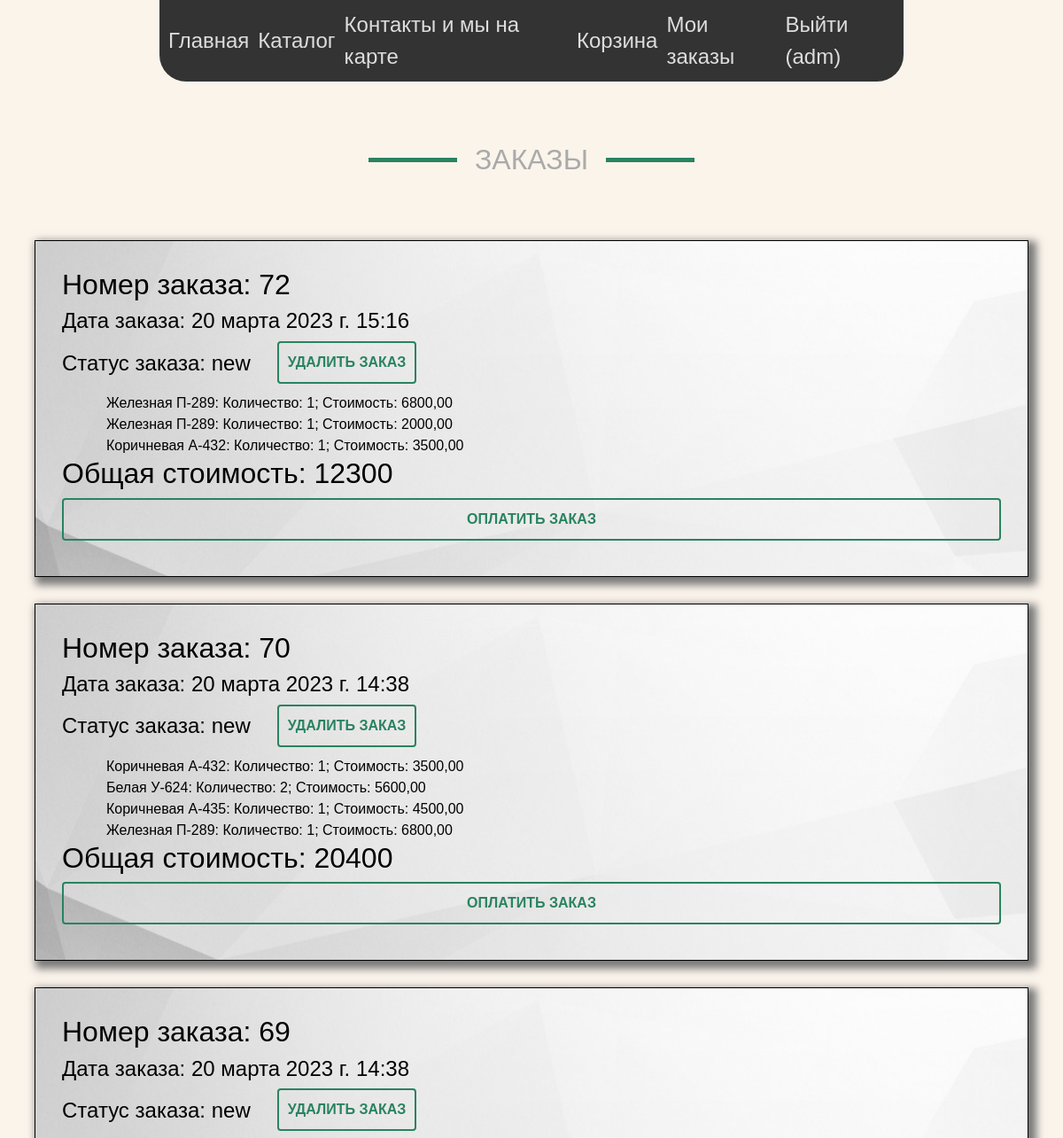
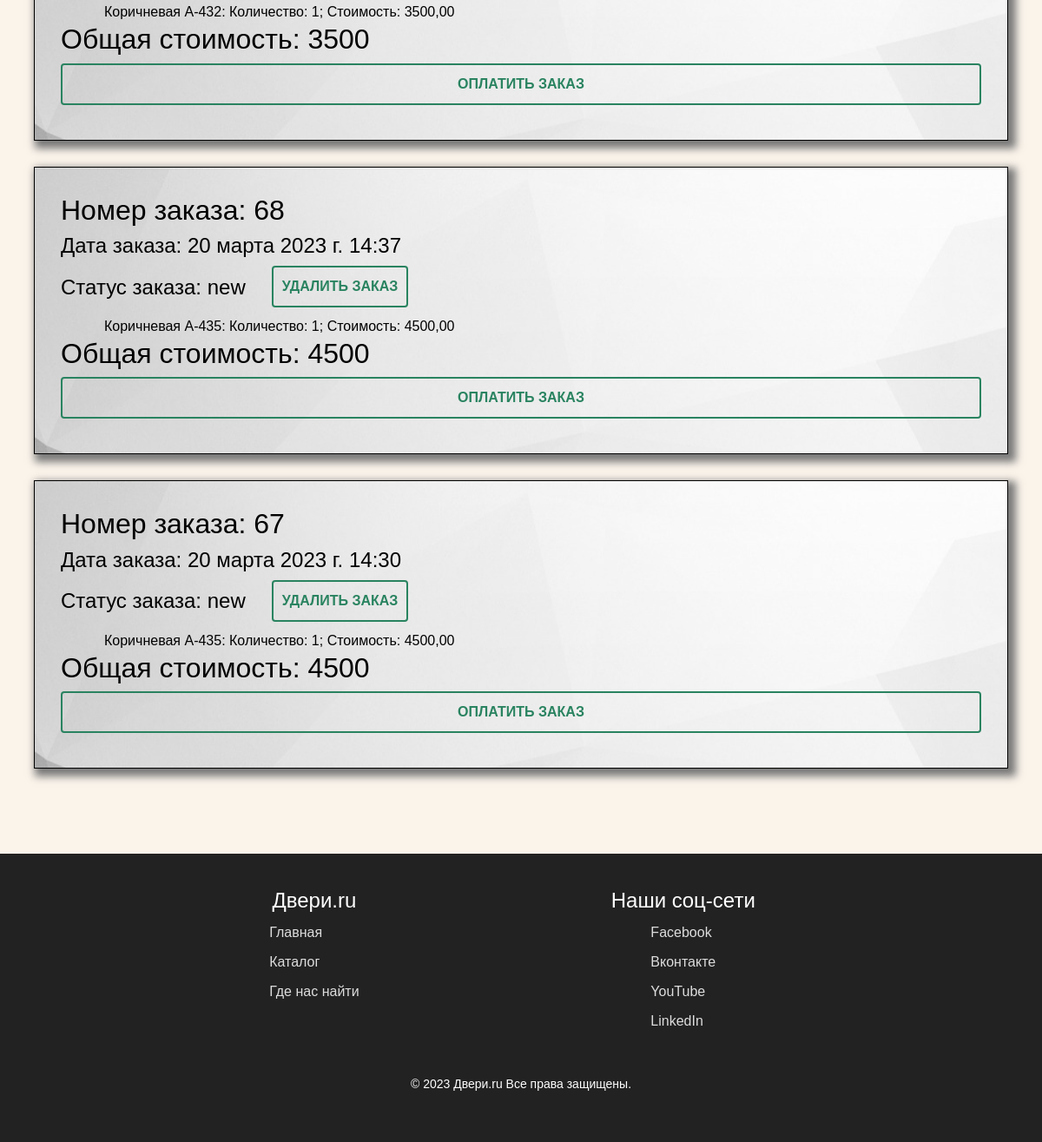
Page /orders (signed in) on the committed database (2 pictures, top to bottom).
### demo/models.py (models this page shows, shortened)
class User(AbstractUser):
    name = models.CharField(max_length=254, verbose_name='Имя', blank=False)
    surname = models.CharField(max_length=254, verbose_name='Фамилия', blank=False)
    patronymic = models.CharField(max_length=254, verbose_name='Отчство', blank=True)
    username = models.CharField(max_length=254, verbose_name='Логин', unique=True, blank=False)
    email = models.CharField(max_length=254, verbose_name='Почта', unique=True, blank=False)
    password = models.CharField(max_length=254, verbose_name='Пароль', unique=True, blank=False)
    role = models.CharField(max_length=254, verbose_name='Роль',
                            choices=(('admin', 'Администратор'), ('user', 'Пользователь')), default='user')
    USERNAME_FILD = 'username'
    def full_name(self):
        return ' '.join([self.name, self.surname, self.patronymic])

class Order(models.Model):
    STATUS_CHOICES = [
                         ('confirmed', 'Подтверждённый'),
                         ('new', 'Новый'),
                         ('canseled', 'Отменённый')
                     ]
    date = models.DateTimeField(verbose_name='дата заказа', auto_now_add=True)
    status = models.CharField(max_length=254, verbose_name='Статус',
                              choices=STATUS_CHOICES , default='new')
    rejectreason = models.TextField(verbose_name='Причина отказа', blank=True)
    user = models.ForeignKey('User', verbose_name='Пользователя', on_delete=models.CASCADE)
    product = models.ManyToManyField('Product', through='ItemInOrder', related_name='order')
    def count_product(self):
        count_product = 0
        for iteminorder in self.iteminorder_set.all():
            count_product += iteminorder.count
        return count_product
    def __str__(self):
        return str(self.date.ctime()) + ' | ' + self.user.full_name() + \
            ' | Количество: ' + str(self.count_product()) + ' | ' + self.user.username

class ItemInOrder(models.Model):
    count = models.IntegerField(verbose_name='Кол-во', blank=False, default=0)
    order = models.ForeignKey('Order', verbose_name='Заказ', on_delete=models.CASCADE)
    product = models.ForeignKey('Product', verbose_name='Продукт', on_delete=models.CASCADE)
    price = models.DecimalField(verbose_name='Стоимость', max_digits=10, decimal_places=2, blank=False, default=0.00)

class Product(models.Model):
    name = models.CharField(max_length=254, verbose_name='Имя', blank=False)
    date = models.DateTimeField( verbose_name='дата обновления', auto_now_add=True)
    photo_file = models.ImageField(max_length=254, upload_to=get_name_file,
                                   blank=True, null=True,
                                   validators=[FileExtensionValidator(allowed_extensions=['png','jpg','jpeg'])])
    year = models.IntegerField(verbose_name='Год производства', blank=True)
    coutry = models.CharField(max_length=254, verbose_name='Страна производства', blank=True)
    price = models.DecimalField(verbose_name='Стоимость', max_digits=10, decimal_places=2, blank=False,
                                     default=0.00)
    count = models.IntegerField(verbose_name='Количество', blank=False, default=0)
    category = models.ForeignKey('Category', verbose_name='Категория', on_delete=models.CASCADE)

### demo/views.py (the view)
# urls.py: path('orders', orders, name='orders'),
@login_required
def orders(request):
    orders_items = Order.objects.filter(user=request.user).order_by('-date')
    totals = []
    for i in orders_items:
        total = 0
        print(i, type(i))
        for item in i.iteminorder_set.all():
            total += int(item.price)
        totals.append(total)
        print(total)
    orders_items = zip(orders_items, totals)
    return render(request, 'demo/orders.html',
                  context={'order_list': orders_items,
                           'totals': totals})

### templates/demo/orders.html
{% extends "index.html" %}
{% block content %}
    <div class="popular"
         >
        <div class="container">
            <div class="row popular-title">
                <h2>Заказы</h2>
            </div>
            </div>
            <div class=" ">
                {% if order_list %}
            {% for order, total in order_list %}
            <div class="order_list" style="background-image: url(files/background.jpg">
                    <h2>Номер заказа: {{ order.id }}</h2>
                     <h4>Дата заказа: {{ order.date }}</h4>
                    <div class="" style="display: flex; align-items: center;" >
                    <h4 style="margin-right:30px">Статус заказа: {{ order.status }}</h4>
                    {% if order.status == 'new' %}
                        <a class="btn" href="{% url 'delete_order' order.pk %}">Удалить заказ</a>
                    {% endif %}
                    </div>
                    {% if order.iteminorder_set.all %}
                            {% for item in order.iteminorder_set.all %}
                            <div class="" style="display: flex; align-items: center; margin-left:50px" >
                                {{ item.product.name }}:  Количество: {{ item.count }};  Стоимость: {{ item.price }}
                            </div>
                            {% endfor %}
                    {% endif %}
                    <h2>Общая стоимость: {{ total }} </h2>
                    <a class="btn" href="{% url 'delete_order' order.pk %}">Оплатить заказ</a>
                </div>
            {% endfor %}
    {% else %}
        <p>Нет заказов</p>
    {% endif %}
            </div>
        </div>
    </div>
{% endblock %}

### templates/index.html (shortened to what this page needs)
<!doctype html>
<html lang="ru">
<head>
    {% load static %}
    <link rel="stylesheet" href="{% static 'css/bootstrap.min.css' %}">
    <link rel="stylesheet" href="{% static 'css/main.css' %}">
</head>
<body>
 <nav class=" app_main  fixed-top" >
         {% block sidebar %}
         <ul class=" header">
                 <a class="logo" style="text-decoration: none;" href="{% url 'about' %}">Главная</a>
                 <a class="logo" style="text-decoration: none;" href="{% url 'catalog' %}">Каталог</a>
                 <a class="logo" style="text-decoration: none;" href="{% url 'contact' %}">Контакты и мы на карте</a>
                 {% if user.is_authenticated %}
                 <a class="logo" style="text-decoration: none;" href="{% url 'cart' %}">Корзина</a>
                 <a class="logo" style="text-decoration: none;" href="{% url 'orders' %}">Мои заказы</a>
                 <a class="logo" style="text-decoration: none;" href="{% url 'logout' %}">Выйти ({{ user.username }})</a>
           {% else %}
                 <a class="logo" style="text-decoration: none;" href="{% url 'login' %}">Войти</a>
                 <a class="logo" style="text-decoration: none;" href="{% url 'register' %}">Регистрация</a>
           {% endif %}
         </ul>
         {% endblock %}
 </nav>
         <main role="main" class="container">
             <div class="starter-template">
                 {% block content %}{% endblock %}
         </main>
         <footer>
            <div class="footer-links">
                <div class="container2">
                    <div class="footer-section">
                        <h3 class="footer-section-title">Двери.ru</h3>
                        <ul>
                            <li><a class="logo2" style="text-decoration: none;" href="{% url 'about' %}">Главная</a></li>
                                <li><a class="logo2" style="text-decoration: none;" href="{% url 'catalog' %}">Каталог</a></li>
                                    <li><a class="logo2" style="text-decoration: none;" href="{% url 'contact' %}">Где нас найти</a>  </li>
                        </ul>
                    </div>
                </div>
                <div class="container2">
                    <div class="footer-section">
                        <h3 class="footer-section-title">Наши cоц-сети</h3>
                        <ul>
                            <li><a class="logo2" href="#">Facebook</a></li>
                            <li><a class="logo2" href="#">Вконтакте</a></li>
                            <li><a class="logo2" href="#">YouTube</a></li>
                            <li><a class="logo2" href="#">LinkedIn</a></li>
                        </ul>
                    </div>
                </div>
            </div>
            <div class="footer-bottom">
                <p>&copy; 2023 Двери.ru Все права защищены.</p>
            </div>
        </footer>
</body>
</html>

### demo/static/css/main.css (style rules this page uses)
.order_list { padding: 30px; background-color: #b8b4b4; display: flex; flex-direction: column; border: 1px solid black; box-shadow: 5px 5px 9px 4px #797979; margin-top: 30px; }
.header { background-color: #333; padding: 10px 0; margin-bottom: 40px; width: 70%; display: flex; flex-direction: row; justify-content: space-around; align-items: center; border-radius: 0px 0px 30px 30px; }
.logo2 { position: relative; color: #ddd; cursor: pointer; transition: ease-in 0.3s; }
.logo2::before { content: ""; width: 0; position: absolute; bottom: -5px; left: 0; height: 1px; background: #ffffff; transition: ease-in 0.3s; }
.logo { position: relative; color: #ddd; font-size: 24px; cursor: pointer; margin-left: 10px; text-decoration: none; transition: ease-in 0.3s; }
.logo::before { content: ""; width: 0; position: absolute; bottom: -5px; left: 0; height: 1px; background: #ffffff; transition: ease-in 0.3s; }
footer { background-color: #222; color: #fff; padding: 40px; width: 100%; }
.footer-links { display: flex; justify-content: space-evenly; margin-bottom: 40px; }
.footer-section { flex: 1; margin-right: 20px; display: flex; flex-direction: column; align-items: center; }
.footer-section-title { font-size: 24px; margin-bottom: 10px; }
ul { list-style: none; margin: 0; padding: 0; }
ul li { margin-bottom: 10px; }
ul li a { color: #fff; text-decoration: none; }
.footer-bottom { text-align: center; font-size: 14px; }
.app_main { display: flex; flex-direction: column; justify-content: center; align-items: center; }
body { padding-top: 5rem; background-color: #fbf4eb; }
.starter-template { padding: 3rem 1.5rem; }
:root { --text-dark: #222; --text-light: #fff; --text-accent: #298360; --text-danger: #f00; --text-small: #aaa; }
* { box-sizing: border-box; }
body { margin: 0; font-family: sans-serif; color: var(--text-main); }
.container { margin: 0 auto; max-width: 1200px; width: 100%; }
.row { padding: 0 15px; display: flex; flex-wrap: wrap; align-items: center; justify-content: space-between; }
.header { min-height: 20px; background-repeat: no-repeat; background-position: top center; background-size: contain; }
.header-inner h2, .popular-title h2 { color: var(--text-small); text-transform: uppercase; justify-content: center; display: flex; align-items: center; }
.header-inner h2:before, .header-inner h2:after, .popular-title h2:before, .popular-title h2:after { display: block; content: ''; width: 100px; height: 5px; background-color: var(--text-accent); margin: 20px; }
.door a, .btn { cursor: pointer; display: block; margin: 0px 0 10px 0; text-transform: uppercase; text-decoration: none; color: var(--text-accent); border: 2px solid var(--text-accent); padding: 10px; transition: 0.2s; }
.btn { background-color: transparent; display: inline-block; text-align: center; font-weight: bold; }
.popular { background-size: cover; padding-bottom: 50px; }
.popular-title { justify-content: center; padding: 30px 0; }

### rows in the picture
User: username "adm"
Order: id "72", date "20 марта 2023 г. 15:16", status "new", shows "УДАЛИТЬ ЗАКАЗ", total "12300"
ItemInOrder: product.name "Железная П-289", count "1", price "6800,00"
ItemInOrder: product.name "Железная П-289", count "1", price "2000,00"
ItemInOrder: product.name "Коричневая А-432", count "1", price "3500,00"
Order: id "70", date "20 марта 2023 г. 14:38", status "new", shows "УДАЛИТЬ ЗАКАЗ", total "20400"
ItemInOrder: product.name "Коричневая А-432", count "1", price "3500,00"
ItemInOrder: product.name "Белая У-624", count "2", price "5600,00"
ItemInOrder: product.name "Коричневая А-435", count "1", price "4500,00"
ItemInOrder: product.name "Железная П-289", count "1", price "6800,00"
Order: id "69", date "20 марта 2023 г. 14:38", status "new", shows "УДАЛИТЬ ЗАКАЗ", total "3500"
ItemInOrder: product.name "Коричневая А-432", count "1", price "3500,00"
Order: id "68", date "20 марта 2023 г. 14:37", status "new", shows "УДАЛИТЬ ЗАКАЗ", total "4500"
ItemInOrder: product.name "Коричневая А-435", count "1", price "4500,00"
Order: id "67", date "20 марта 2023 г. 14:30", status "new", shows "УДАЛИТЬ ЗАКАЗ", total "4500"
ItemInOrder: product.name "Коричневая А-435", count "1", price "4500,00"
